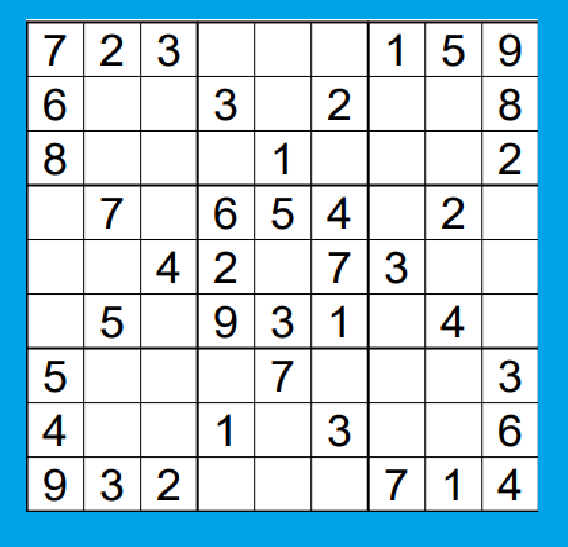
#> input picture photo/sudoku_test_4.png, 568 x 547 px
$ python main.py
#> lines starting #> are read from the running program, lines starting #| are printed output that depends on the picture; after the words box and inside, x2 and y2 are one past the last pixel; in counts of white or black regions, pixels touching at a corner belong together
import cv2
import matplotlib.pyplot as plt
import numpy as np

# Wczytaj obraz w odcieniach szarości
img = cv2.imread('photo/sudoku_test_4.png', 0)
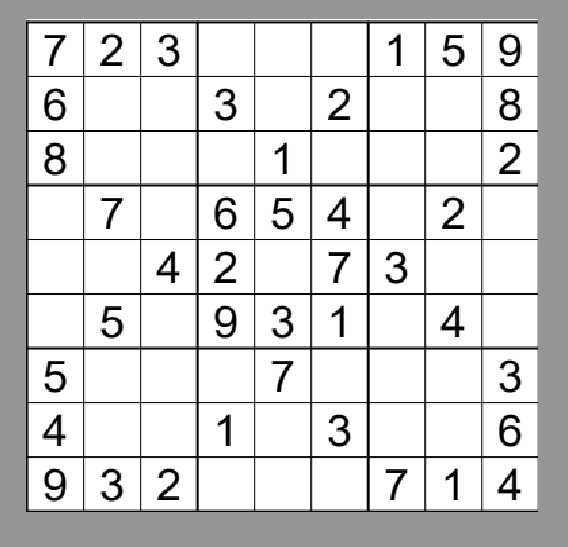
#> img: shape (547, 568); min 0, max 255, mean 213.2
desired_size = (400, 400)
img = cv2.resize(img, desired_size)
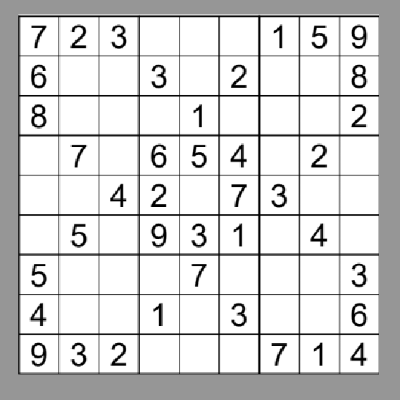
#> img: shape (400, 400); min 0, max 255, mean 213.2
#Dokonaj Erozji
kernel = np.ones((2, 2), np.uint8)
erosion = cv2.erode(img, kernel, iterations=1)
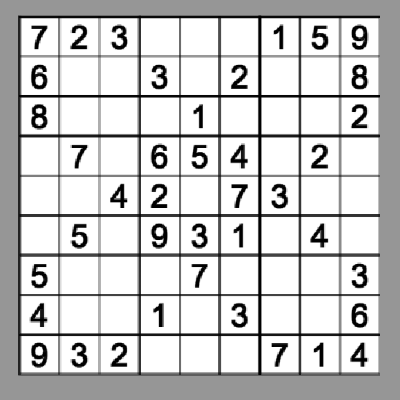
#> erosion: shape (400, 400); min 0, max 255, mean 202
#zmień na obraz binarny
_, thresh1 = cv2.threshold(erosion, 220, 255, cv2.THRESH_BINARY)
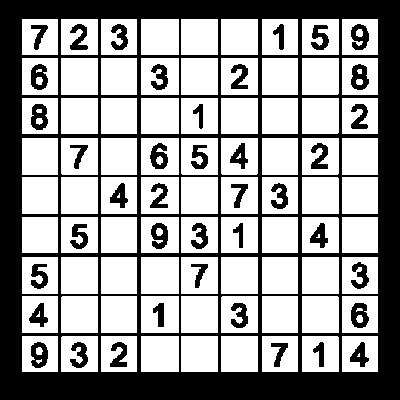
#> thresh1: shape (400, 400); 61.8% white; 41 black regions, largest, box (x1, y1, x2, y2) and area: (0, 0, 400, 400) 51444, (351, 64, 369, 90) 308, (31, 104, 48, 130) 303
#Dokonaj Erozji
kernel2 = np.ones((2, 2), np.uint8)
erosion2 = cv2.erode(thresh1, kernel, iterations=1)
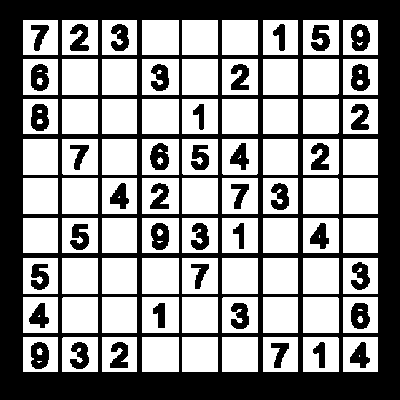
#> erosion2: shape (400, 400); 56.6% white; 41 black regions
#znajdz kontury
contours, hierarchy = cv2.findContours(erosion2, cv2.RETR_TREE, cv2.CHAIN_APPROX_SIMPLE)
#> contours = 144 contours, 17 with area under 20; largest, box (x1, y1, x2, y2) and area: (142, 297, 179, 333) 1260, (142, 258, 179, 294) 1260, (142, 178, 179, 214) 1260, (142, 139, 179, 175) 1260, (142, 59, 179, 95) 1260
# Przygotuj obraz kolorowy, na którym narysujemy kontury na zielono
img_color = cv2.cvtColor(img, cv2.COLOR_GRAY2BGR)
# Iteruj przez kontury i sprawdź, czy są konturami nadrzędnymi
rectangle_contours=[]
for i in range(len(contours)):
    if hierarchy[0][i][3] == -1:  # Kontur nie ma konturu nadrzędnego (jest zewnętrzny)
        rectangle_contours.append(contours[i])
#> this loop made 144 passes
#> after the loop, rectangle_contours = 81 contours; largest, box (x1, y1, x2, y2) and area: (142, 297, 179, 333) 1260, (142, 258, 179, 294) 1260, (142, 178, 179, 214) 1260, (142, 139, 179, 175) 1260, (142, 59, 179, 95) 1260

# [6 lines of commented-out code are left out]

sudoku=[] #wektor zdjęć każdej z planszy
for i in range(len(contours)):
    if hierarchy[0][i][3] == -1:  # Kontur nie ma konturu nadrzędnego (jest zewnętrzny)
        # Znajdź prostokąt obejmujący kontur
        x, y, w, h = cv2.boundingRect(contours[i])
        # Wyciągnij fragment obrazu z prostokątem
        roi = img[y:y+h, x:x+w]
        sudoku.append(roi)
#> this loop made 144 passes
#> (x, y, w, h) on passes 1, 4, 6, 8, 9, 10, 11, 13, 15, 19, 23, 24: (343, 337, 35, 35), (303, 337, 36, 35), (263, 337, 35, 35), (222, 337, 36, 35), (182, 337, 36, 35), (142, 337, 37, 35), (102, 337, 35, 35), (62, 337, 36, 35), (23, 337, 35, 35), (343, 297, 35, 36), (303, 297, 36, 36), (263, 297, 35, 36)
#> pass 1, `roi = img[y:y+h, x:x+w]`:
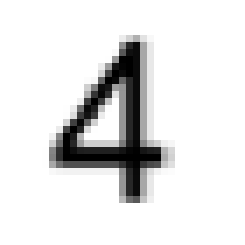
#> roi: shape (35, 35) (shown 7 times larger); min 0, max 255, mean 227.6
#> after the loop, sudoku = 81 items
#plt.imshow(sudoku[0])
#plt.show()
description = [] # opis na jakim polu jest liczba
for i in range(len(sudoku)):
    found = False
    for (row, col), value in np.ndenumerate(sudoku[i]):
        if value < 100 and not found:
            description.append(i)
            found = True
            break
#> this loop made 81 passes
#> after the loop, description = 40 values from 0 to 80

# chce przekazać 2 wektory description i sudoku do pliku rozpoznawanie

$ run again, with photo/sol_sudoku.png copied over photo/sudoku_test_4.png
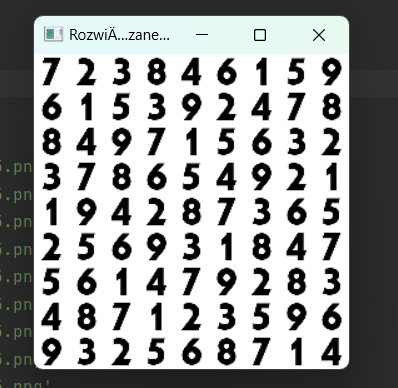
#> input picture photo/sol_sudoku.png, 398 x 388 px
#> `_, thresh1 = cv2.threshold(erosion, 220, 255, cv2.THRESH_BINARY)`:
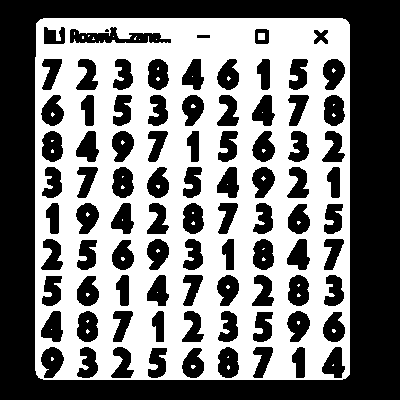
#> thresh1: shape (400, 400); 48.5% white; 53 white regions (51 under 20 px), largest, box (x1, y1, x2, y2) and area: (35, 18, 350, 380) 77143, (258, 33, 265, 40) 49
#> erosion2: shape (400, 400); 44.7% white; 37 white regions (35 under 20 px)
#> contours = 123 contours, 35 with area under 20; largest, box (x1, y1, x2, y2) and area: (36, 19, 350, 380) 112574, (69, 26, 173, 45) 1196, (76, 310, 100, 344) 634, (287, 274, 311, 308) 634, (111, 166, 136, 200) 634
#> the loop `for i in range(len(contours)):` made 123 passes
#> after the loop `for i in range(len(contours)):`: rectangle_contours = 1 contour; box (x1, y1, x2, y2) and area: (36, 19, 350, 380) 112574
#> the loop `for i in range(len(contours)):` made 123 passes
#> (x, y, w, h) on pass 1: (36, 19, 314, 361)
#> pass 1, `roi = img[y:y+h, x:x+w]`:
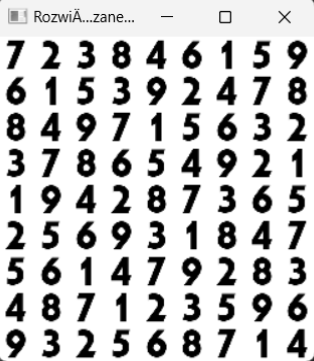
#> roi: shape (361, 314); min 0, max 255, mean 199.8
#> after the loop `for i in range(len(contours)):`: sudoku = 1 item
#> the loop `for i in range(len(sudoku)):` made 1 pass
#> after the loop `for i in range(len(sudoku)):`: description = [0]
